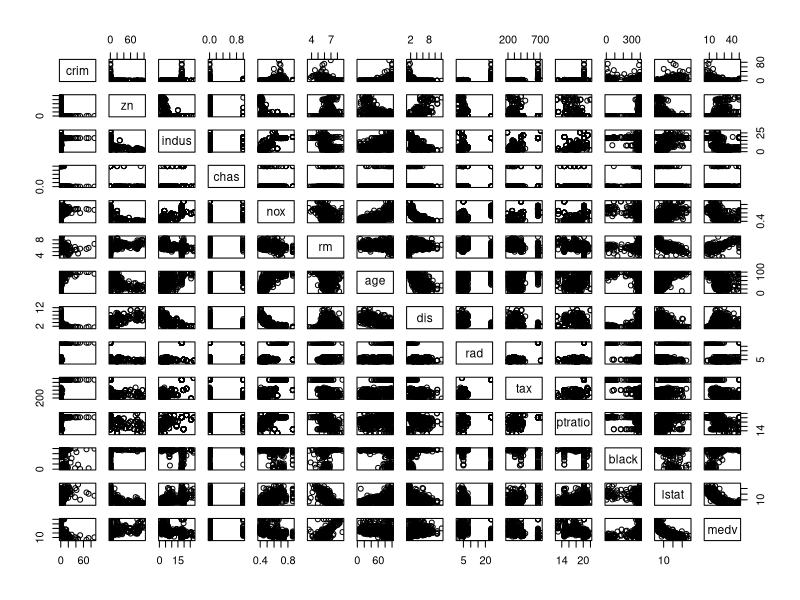
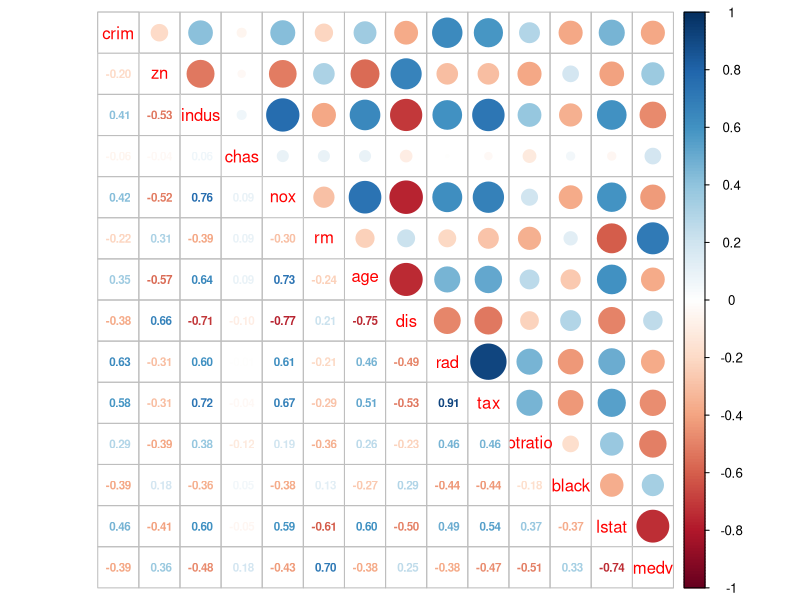
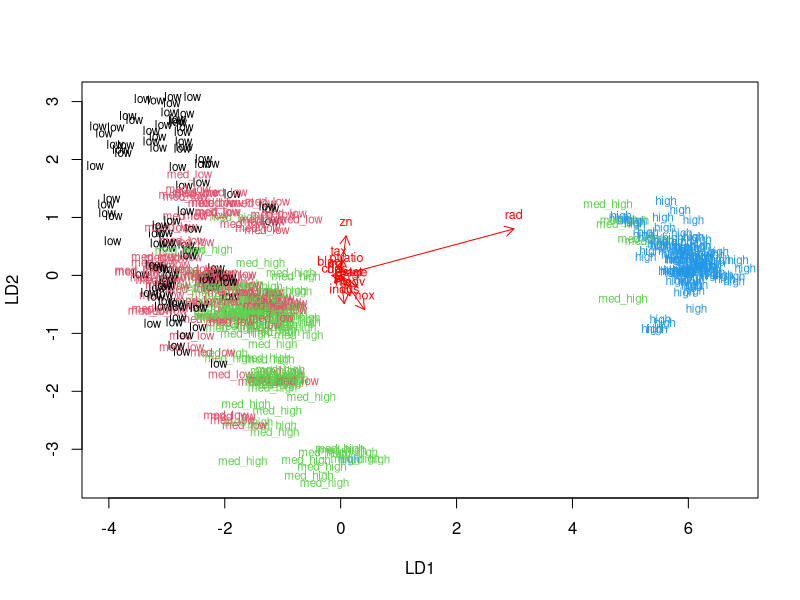
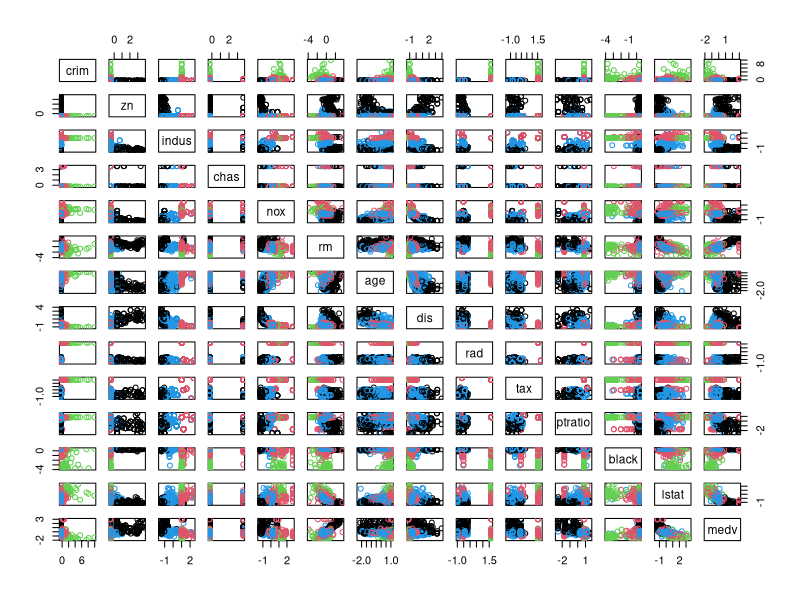
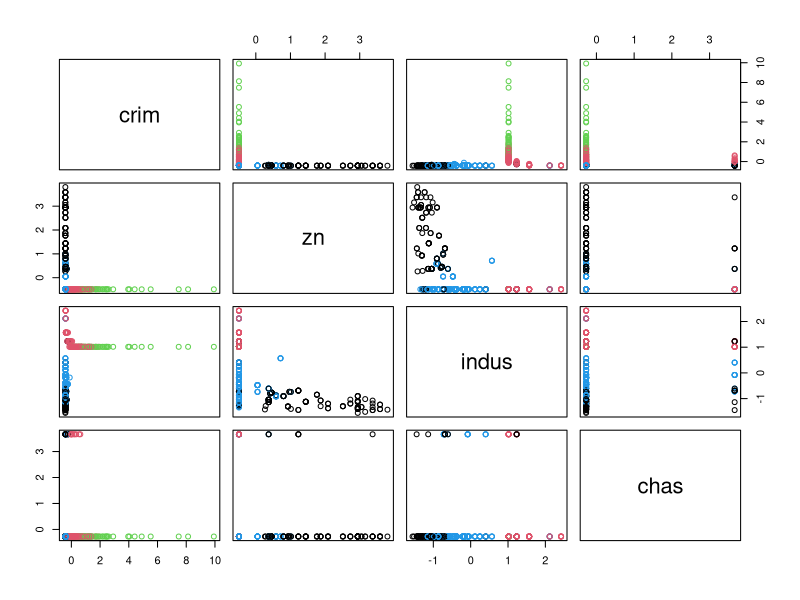
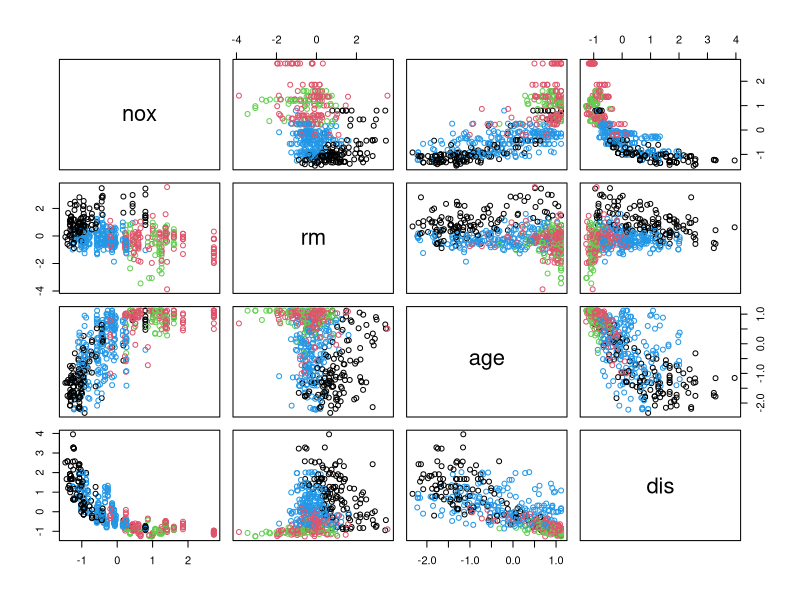
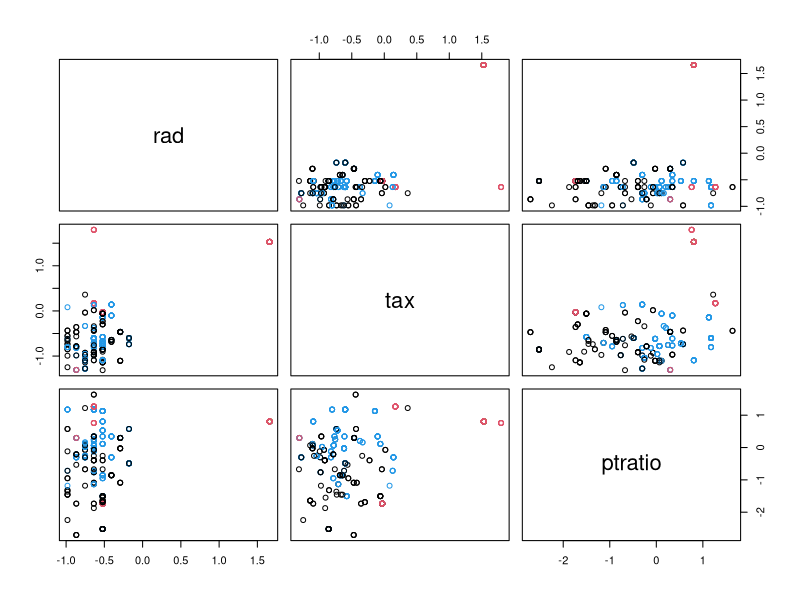
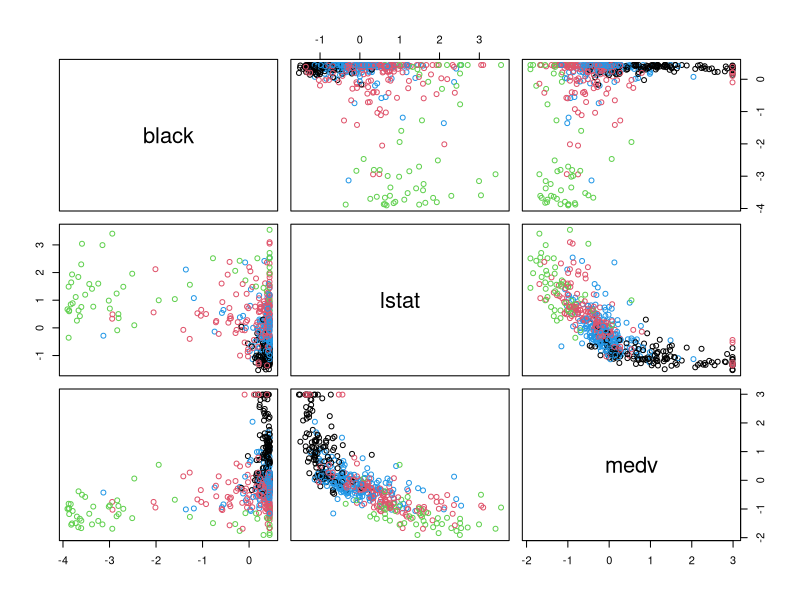

The R source for these figures, in order:
## ---- chunk 1
library(MASS)
data("Boston")
## ---- chunk 2
dim(Boston)
str(Boston)
## ---- chunk 3
pairs(Boston)
## ---- chunk 4
summary(Boston)
## ---- chunk 5
library(corrplot)
library(tidyverse)
cor_matrix <- cor(Boston) %>% round(digits=2)
corrplot.mixed(cor_matrix, number.cex = .7)
## ---- chunk 6
boston_scaled <- scale(Boston)
summary(boston_scaled)
## ---- chunk 7
boston_scaled <- as.data.frame(boston_scaled) # save data in a dataframe
head(boston_scaled)
## ---- chunk 8
summary(boston_scaled$crim)
## ---- chunk 9
bins <- quantile(boston_scaled$crim)
## ---- chunk 10
crime <- cut(boston_scaled$crim, breaks = bins, include.lowest = TRUE, label=c("low","med_low", "med_high", "high"))
table(crime)
## ---- chunk 11

boston_scaled <- dplyr::select(boston_scaled, -crim)
boston_scaled <- data.frame(boston_scaled, crime)
## ---- chunk 12
n <- nrow(boston_scaled)
ind <- sample(n,  size = n * 0.8)
train <- boston_scaled[ind,]
test <- boston_scaled[-ind,]
## ---- chunk 13
traincrime <- table(train$crime)
testcrime <- table(test$crime)
traincrime
testcrime
## ---- chunk 14
lda.fit <- lda(crime ~ ., data = train)
lda.fit
## ---- chunk 15
lda.arrows <- function(x, myscale = 1, arrow_heads = 0.1, color = "red", tex = 0.75, choices = c(1,2)){
  heads <- coef(x)
  arrows(x0 = 0, y0 = 0, 
         x1 = myscale * heads[,choices[1]], 
         y1 = myscale * heads[,choices[2]], col=color, length = arrow_heads)
  text(myscale * heads[,choices], labels = row.names(heads), 
       cex = tex, col=color, pos=3)
}

classes <- as.numeric(train$crime)
plot(lda.fit, dimen = 2,col=classes, pch=classes)
lda.arrows(lda.fit, myscale = 1)

## ---- chunk 16
correct_classes <- test$crime
test <- dplyr::select(test, -crime)
## ---- chunk 17
lda.pred <- predict(lda.fit, newdata = test)
## ---- chunk 18
table(correct = correct_classes, predicted = lda.pred$class)
## ---- chunk 19
# load MASS and Boston
library(MASS)
data('Boston')

boston_scaled2 <- scale(Boston)
boston_scaled2 <- as.data.frame(boston_scaled2) # save data in a dataframe
## ---- chunk 20
dist_eu <- dist(boston_scaled2)
summary(dist_eu)
## ---- chunk 21
km <-kmeans(boston_scaled2, centers = 4)
pairs(boston_scaled2, col = km$cluster)
## ---- chunk 22
pairs(boston_scaled2[1:4], col = km$cluster)
pairs(boston_scaled2[5:8], col = km$cluster)
pairs(boston_scaled2[9:11], col = km$cluster)
pairs(boston_scaled2[12:14], col = km$cluster)
## ---- chunk 23

km <-kmeans(boston_scaled2, centers = 2)
pairs(boston_scaled2[5:8], col = km$cluster)

km <-kmeans(boston_scaled2, centers = 3)
pairs(boston_scaled2[5:8], col = km$cluster)

km <-kmeans(boston_scaled2, centers = 5)
pairs(boston_scaled2[5:8], col = km$cluster)
## ---- chunk 24
set.seed(123) # use a certain seed for the initial cluster centers
k_max <- 10 # set the maximum number of clusters

twcss <- sapply(1:k_max, function(k){kmeans(Boston, k)$tot.withinss}) #calculate the WCSS

qplot(x = 1:k_max, y = twcss, geom = 'line')
## ---- chunk 25
km <-kmeans(boston_scaled2, centers = 2)
pairs(boston_scaled2, col = km$cluster)
